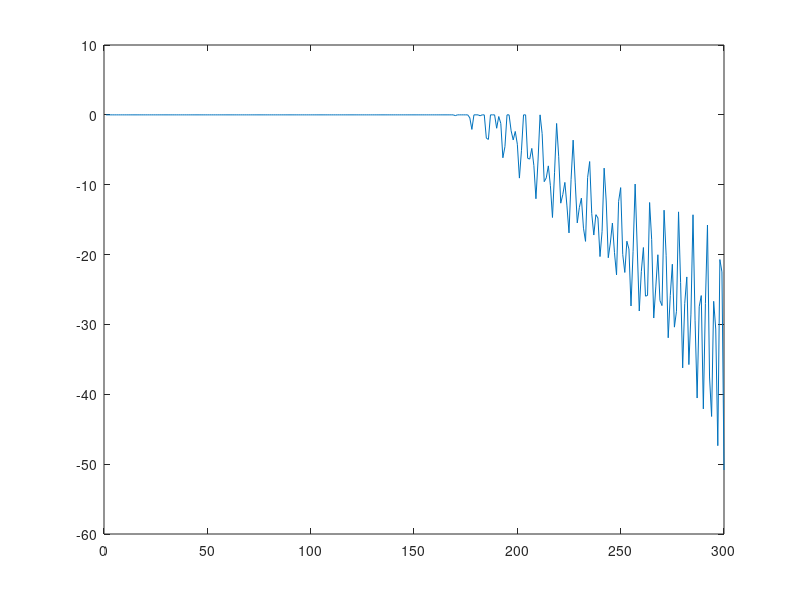

MATLAB code to generate this figure: (Note: this script raises an error after producing the figure.)
%reads in the wrench error
wrenchError = csvread('wrenchError.csv');

%extracts the components
fx = wrenchError(1,:);
fz = wrenchError(2,:);
Mx = wrenchError(3,:);
My = wrenchError(4,:);
Mz = wrenchError(5,:);


for i = 1:5
    figure(i);
    plot(wrenchError(i,:));
    title('Component: ',i);
end